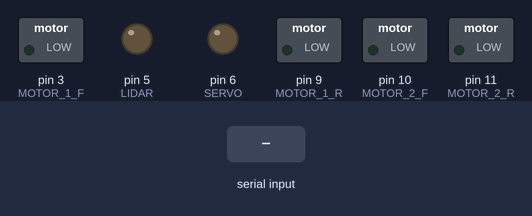
Simulated run of this sketch. Board: Arduino Uno, built with avr-gcc and run on an emulated ATmega328P. Shown: switched loads named in the sketch (green lamp = pin HIGH), output pins drawn as LEDs (lit = HIGH). The test bench sets the inputs (shaded band). What the sketch prints to the serial monitor is not drawn.

Above: at 1.2 s.
1.3 s: byte 10 (10) received over Serial
At 2.0 s:
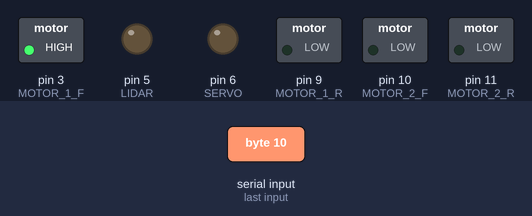
2.8 s: byte 15 (15) received over Serial
At 3.1 s:
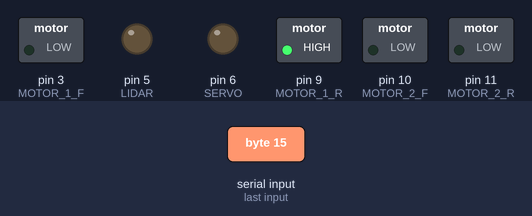
4.3 s: byte 20 (20) received over Serial
At 5.5 s:
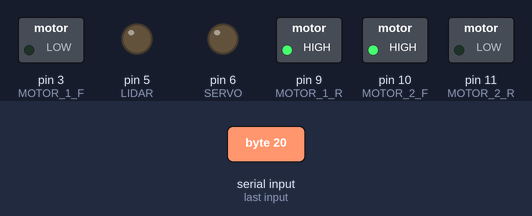
5.8 s: byte 25 (25) received over Serial
At 6.6 s:
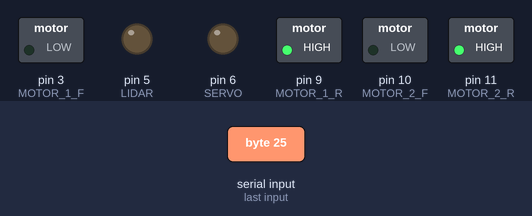
7.3 s: byte 30 (30) received over Serial
At 7.8 s:
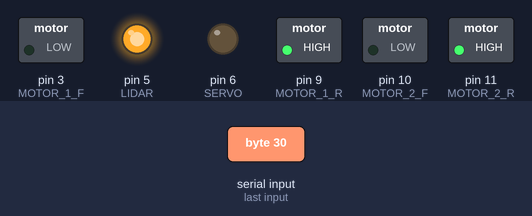
8.8 s: byte 40 (40) received over Serial
At 10.1 s:
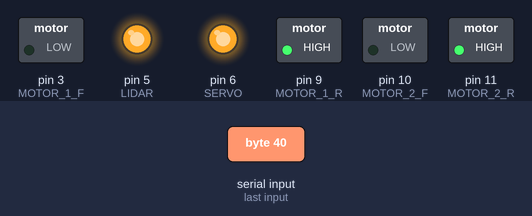
Timing chart, 0 to 11.3 s (numbered marks = the images above; inputs shaded):
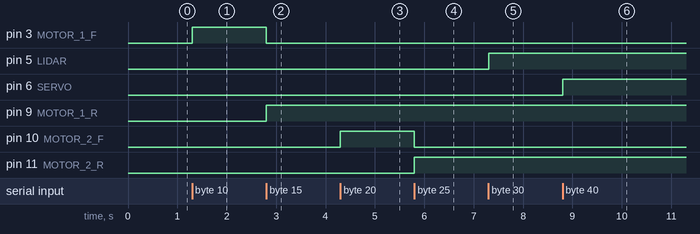

Measured:
- after the input at 1.3 s, pin 3 (MOTOR_1_F): LOW → HIGH at once
- after the input at 2.8 s, pin 3 (MOTOR_1_F): HIGH → LOW at once; pin 9 (MOTOR_1_R): LOW → HIGH at once
- after the input at 4.3 s, pin 10 (MOTOR_2_F): LOW → HIGH at once
- after the input at 5.8 s, pin 10 (MOTOR_2_F): HIGH → LOW at once; pin 11 (MOTOR_2_R): LOW → HIGH at once
- after the input at 7.3 s, pin 5 (LIDAR): LOW → HIGH at once
- after the input at 8.8 s, pin 6 (SERVO): LOW → HIGH at once

The sketch:

serial_pwm_driver.ino
```cpp
// Motor Control Pins
#define MOTOR_1_F 3
#define MOTOR_1_R 9
#define MOTOR_2_F 10
#define MOTOR_2_R 11

// Lidar PWM
#define LIDAR 5

// Servo PWM
#define SERVO 6


void setup() {
  Serial.begin(115200);
  pinMode(MOTOR_1_F, OUTPUT);
  pinMode(MOTOR_1_R, OUTPUT);
  pinMode(MOTOR_2_F, OUTPUT);
  pinMode(MOTOR_2_R, OUTPUT);
}


void loop() {

// When there is serial data available
  while (Serial.available() > 0) {

    // Capture the key
    int header = Serial.read();
    delayMicroseconds(500);
    int value = Serial.read();

    // Classify according to key
    if (header == 10) {
      analogWrite(MOTOR_1_R, 0);
      analogWrite(MOTOR_1_F, value);
      Serial.write(value);// Actuate the value
    }
    else if (header == 15) {
      analogWrite(MOTOR_1_F, 0);
      analogWrite(MOTOR_1_R, value); // Actuate the value
    }
    else if (header == 20) {
      analogWrite(MOTOR_2_R, 0);
      analogWrite(MOTOR_2_F, value); // Actuate the value
    }
    else if (header == 25) {
      analogWrite(MOTOR_2_F, 0);
      analogWrite(MOTOR_2_R, value); // Actuate the value
    }
    else if (header == 30) {
      analogWrite(LIDAR, value); // Actuate the value
    }
    else if (header == 40) {
      analogWrite(SERVO, value); // Actuate the value
    }

  }

}
```
